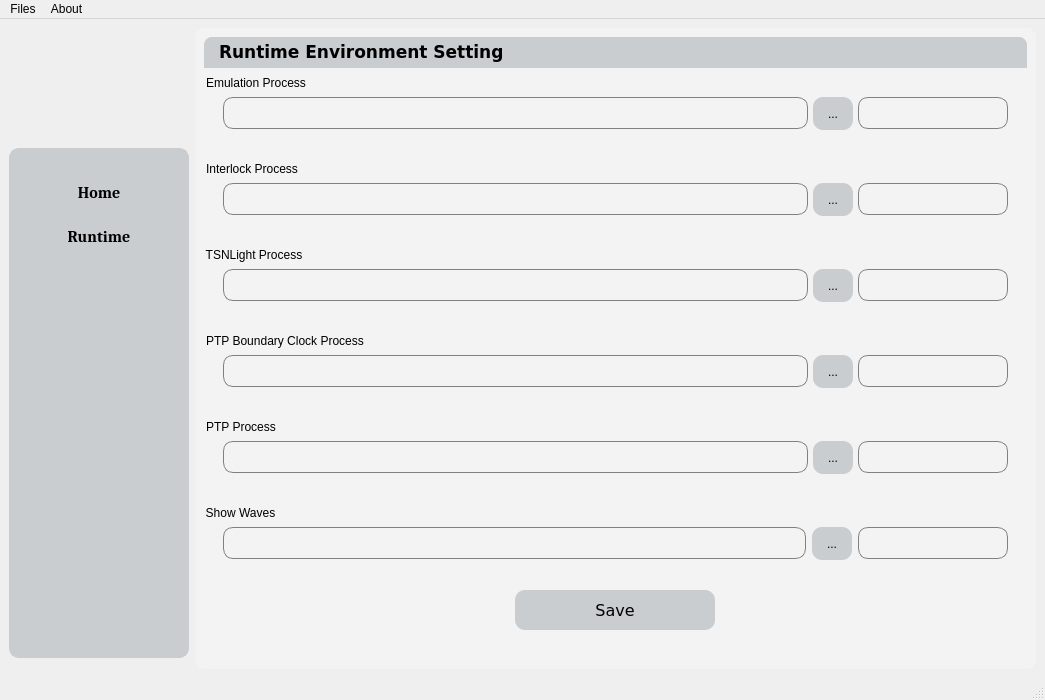
<?xml version="1.0" encoding="UTF-8"?>
<ui version="4.0">
 <class>MainWindow</class>
 <widget class="QMainWindow" name="MainWindow">
  <property name="enabled">
   <bool>true</bool>
  </property>
  <property name="geometry">
   <rect>
    <x>0</x>
    <y>0</y>
    <width>1045</width>
    <height>700</height>
   </rect>
  </property>
  <property name="sizePolicy">
   <sizepolicy hsizetype="Preferred" vsizetype="Preferred">
    <horstretch>0</horstretch>
    <verstretch>0</verstretch>
   </sizepolicy>
  </property>
  <property name="minimumSize">
   <size>
    <width>0</width>
    <height>0</height>
   </size>
  </property>
  <property name="maximumSize">
   <size>
    <width>16777215</width>
    <height>10000000</height>
   </size>
  </property>
  <property name="windowTitle">
   <string>OpenEmulator for TSN</string>
  </property>
  <property name="styleSheet">
   <string notr="true"/>
  </property>
  <property name="unifiedTitleAndToolBarOnMac">
   <bool>false</bool>
  </property>
  <widget class="QWidget" name="centralwidget">
   <property name="maximumSize">
    <size>
     <width>16777215</width>
     <height>16777215</height>
    </size>
   </property>
   <property name="styleSheet">
    <string notr="true"/>
   </property>
   <layout class="QHBoxLayout" name="horizontalLayout_5">
    <item>
     <layout class="QVBoxLayout" name="verticalLayout_5">
      <property name="spacing">
       <number>0</number>
      </property>
      <item>
       <widget class="QLabel" name="label">
        <property name="sizePolicy">
         <sizepolicy hsizetype="Fixed" vsizetype="Fixed">
          <horstretch>0</horstretch>
          <verstretch>1</verstretch>
         </sizepolicy>
        </property>
        <property name="minimumSize">
         <size>
          <width>180</width>
          <height>120</height>
         </size>
        </property>
        <property name="maximumSize">
         <size>
          <width>16777215</width>
          <height>16777215</height>
         </size>
        </property>
        <property name="contextMenuPolicy">
         <enum>Qt::DefaultContextMenu</enum>
        </property>
        <property name="layoutDirection">
         <enum>Qt::LeftToRight</enum>
        </property>
        <property name="autoFillBackground">
         <bool>false</bool>
        </property>
        <property name="text">
         <string/>
        </property>
        <property name="pixmap">
         <pixmap>../image/fenglin.gif</pixmap>
        </property>
        <property name="scaledContents">
         <bool>false</bool>
        </property>
        <property name="alignment">
         <set>Qt::AlignCenter</set>
        </property>
        <property name="indent">
         <number>0</number>
        </property>
       </widget>
      </item>
      <item alignment="Qt::AlignTop">
       <widget class="QListWidget" name="sideBar">
        <property name="sizePolicy">
         <sizepolicy hsizetype="Fixed" vsizetype="Fixed">
          <horstretch>0</horstretch>
          <verstretch>0</verstretch>
         </sizepolicy>
        </property>
        <property name="minimumSize">
         <size>
          <width>180</width>
          <height>510</height>
         </size>
        </property>
        <property name="maximumSize">
         <size>
          <width>150</width>
          <height>660</height>
         </size>
        </property>
        <property name="baseSize">
         <size>
          <width>0</width>
          <height>0</height>
         </size>
        </property>
        <property name="styleSheet">
         <string notr="true">QListView{
	border-radius:10px;
padding-top:20px;
background-color: #C9CDD0;
	border:2px solid #C9CDD0;

}
QListView::item{
height:40px;
margin-left:10px;
margin-right:10px;
	background-color: #C9CDD0;
padding-left:15px;
padding-right:15px;
	border:2px solid #C9CDD0;

}

QListView::item:hover
{
	border-radius:5px;
	border-bottom:2px solid  rgb(215, 219, 223);
}


QListView::item:selected
{
	border-radius:5px;
	border-bottom:2px solid  rgb(243, 243, 243) ;
}
</string>
        </property>
        <property name="horizontalScrollBarPolicy">
         <enum>Qt::ScrollBarAlwaysOff</enum>
        </property>
        <property name="autoScrollMargin">
         <number>16</number>
        </property>
        <property name="showDropIndicator" stdset="0">
         <bool>false</bool>
        </property>
        <property name="textElideMode">
         <enum>Qt::ElideMiddle</enum>
        </property>
        <property name="verticalScrollMode">
         <enum>QAbstractItemView::ScrollPerItem</enum>
        </property>
        <property name="movement">
         <enum>QListView::Static</enum>
        </property>
        <property name="flow">
         <enum>QListView::TopToBottom</enum>
        </property>
        <property name="isWrapping" stdset="0">
         <bool>false</bool>
        </property>
        <property name="layoutMode">
         <enum>QListView::SinglePass</enum>
        </property>
        <property name="spacing">
         <number>0</number>
        </property>
        <property name="viewMode">
         <enum>QListView::ListMode</enum>
        </property>
        <property name="selectionRectVisible">
         <bool>true</bool>
        </property>
        <property name="itemAlignment">
         <set>Qt::AlignCenter</set>
        </property>
        <property name="sortingEnabled">
         <bool>false</bool>
        </property>
        <item>
         <property name="text">
          <string>Home</string>
         </property>
         <property name="whatsThis">
          <string/>
         </property>
         <property name="font">
          <font>
           <family>Caladea</family>
           <pointsize>12</pointsize>
           <weight>75</weight>
           <bold>true</bold>
           <underline>false</underline>
          </font>
         </property>
         <property name="textAlignment">
          <set>AlignCenter</set>
         </property>
         <property name="background">
          <brush brushstyle="NoBrush">
           <color alpha="255">
            <red>0</red>
            <green>0</green>
            <blue>0</blue>
           </color>
          </brush>
         </property>
         <property name="icon">
          <iconset>
           <normaloff>../image/home.ico</normaloff>../image/home.ico</iconset>
         </property>
         <property name="flags">
          <set>ItemIsSelectable|ItemIsEnabled</set>
         </property>
        </item>
        <item>
         <property name="text">
          <string>Runtime</string>
         </property>
         <property name="font">
          <font>
           <family>Caladea</family>
           <pointsize>12</pointsize>
           <weight>75</weight>
           <bold>true</bold>
          </font>
         </property>
         <property name="textAlignment">
          <set>AlignCenter</set>
         </property>
         <property name="icon">
          <iconset>
           <normaloff>../image/setting.ico</normaloff>../image/setting.ico</iconset>
         </property>
        </item>
       </widget>
      </item>
      <item>
       <spacer name="verticalSpacer">
        <property name="orientation">
         <enum>Qt::Vertical</enum>
        </property>
        <property name="sizeHint" stdset="0">
         <size>
          <width>20</width>
          <height>40</height>
         </size>
        </property>
       </spacer>
      </item>
     </layout>
    </item>
    <item>
     <widget class="QStackedWidget" name="mainView">
      <property name="styleSheet">
       <string notr="true">border-radius:10px;
background-color: rgb(243, 243, 243);
</string>
      </property>
      <property name="currentIndex">
       <number>1</number>
      </property>
      <widget class="QWidget" name="page_3">
       <property name="styleSheet">
        <string notr="true">QPushButton{
	background-color: #c9cdd0;
	border-radius:10px;
}
QPushButton:hover{
	background-color: #b9bdc1;
	
}
QPushButton:pressed{
	background-color: #acb1b6;
	
}

</string>
       </property>
       <layout class="QHBoxLayout" name="horizontalLayout_11">
        <property name="leftMargin">
         <number>10</number>
        </property>
        <property name="topMargin">
         <number>10</number>
        </property>
        <property name="rightMargin">
         <number>10</number>
        </property>
        <property name="bottomMargin">
         <number>0</number>
        </property>
        <item>
         <layout class="QVBoxLayout" name="verticalLayout_2">
          <item>
           <widget class="QLabel" name="label_3">
            <property name="font">
             <font>
              <family>DejaVu Sans</family>
              <pointsize>13</pointsize>
              <weight>75</weight>
              <bold>true</bold>
             </font>
            </property>
            <property name="styleSheet">
             <string notr="true">background-color: #C9CDD0;
padding-top:5px;
padding-bottom:5px;
padding-left:10px;
padding-right:10px;
border-radius:0;
border-top-left-radius:8px;
border-top-right-radius:8px;</string>
            </property>
            <property name="text">
             <string>Current Emulation Progress</string>
            </property>
           </widget>
          </item>
          <item>
           <layout class="QHBoxLayout" name="horizontalLayout">
            <property name="bottomMargin">
             <number>0</number>
            </property>
            <item>
             <layout class="QVBoxLayout" name="verticalLayout">
              <item>
               <widget class="QLabel" name="simTimeValue">
                <property name="sizePolicy">
                 <sizepolicy hsizetype="Preferred" vsizetype="Preferred">
                  <horstretch>3</horstretch>
                  <verstretch>1</verstretch>
                 </sizepolicy>
                </property>
                <property name="font">
                 <font>
                  <family>DejaVu Sans</family>
                  <pointsize>13</pointsize>
                  <weight>75</weight>
                  <bold>true</bold>
                 </font>
                </property>
                <property name="text">
                 <string/>
                </property>
                <property name="alignment">
                 <set>Qt::AlignCenter</set>
                </property>
               </widget>
              </item>
              <item>
               <widget class="QLabel" name="simTimeLabel">
                <property name="sizePolicy">
                 <sizepolicy hsizetype="Preferred" vsizetype="Preferred">
                  <horstretch>1</horstretch>
                  <verstretch>1</verstretch>
                 </sizepolicy>
                </property>
                <property name="font">
                 <font>
                  <family>DejaVu Sans</family>
                  <pointsize>11</pointsize>
                  <weight>75</weight>
                  <bold>true</bold>
                 </font>
                </property>
                <property name="text">
                 <string>Simulation Time(us)</string>
                </property>
                <property name="alignment">
                 <set>Qt::AlignCenter</set>
                </property>
               </widget>
              </item>
             </layout>
            </item>
            <item>
             <layout class="QVBoxLayout" name="verticalLayout_3">
              <item>
               <widget class="QLabel" name="wallClockValue">
                <property name="sizePolicy">
                 <sizepolicy hsizetype="Preferred" vsizetype="Preferred">
                  <horstretch>4</horstretch>
                  <verstretch>1</verstretch>
                 </sizepolicy>
                </property>
                <property name="font">
                 <font>
                  <family>DejaVu Sans</family>
                  <pointsize>13</pointsize>
                  <weight>75</weight>
                  <bold>true</bold>
                 </font>
                </property>
                <property name="text">
                 <string/>
                </property>
                <property name="alignment">
                 <set>Qt::AlignCenter</set>
                </property>
               </widget>
              </item>
              <item>
               <widget class="QLabel" name="wallClockLabel">
                <property name="sizePolicy">
                 <sizepolicy hsizetype="Preferred" vsizetype="Preferred">
                  <horstretch>1</horstretch>
                  <verstretch>1</verstretch>
                 </sizepolicy>
                </property>
                <property name="font">
                 <font>
                  <family>DejaVu Sans</family>
                  <pointsize>11</pointsize>
                  <weight>75</weight>
                  <bold>true</bold>
                 </font>
                </property>
                <property name="text">
                 <string>Wall Clock(s)</string>
                </property>
                <property name="alignment">
                 <set>Qt::AlignCenter</set>
                </property>
               </widget>
              </item>
             </layout>
            </item>
            <item>
             <layout class="QVBoxLayout" name="verticalLayout_4">
              <item>
               <widget class="QLabel" name="timeScaleValue">
                <property name="sizePolicy">
                 <sizepolicy hsizetype="Preferred" vsizetype="Preferred">
                  <horstretch>9</horstretch>
                  <verstretch>1</verstretch>
                 </sizepolicy>
                </property>
                <property name="font">
                 <font>
                  <family>DejaVu Sans</family>
                  <pointsize>13</pointsize>
                  <weight>75</weight>
                  <bold>true</bold>
                 </font>
                </property>
                <property name="text">
                 <string/>
                </property>
                <property name="alignment">
                 <set>Qt::AlignCenter</set>
                </property>
               </widget>
              </item>
              <item>
               <widget class="QLabel" name="timeScaleLabel">
                <property name="sizePolicy">
                 <sizepolicy hsizetype="Preferred" vsizetype="Preferred">
                  <horstretch>1</horstretch>
                  <verstretch>1</verstretch>
                 </sizepolicy>
                </property>
                <property name="font">
                 <font>
                  <family>DejaVu Sans</family>
                  <pointsize>11</pointsize>
                  <weight>75</weight>
                  <bold>true</bold>
                 </font>
                </property>
                <property name="text">
                 <string>Time Scale(us/s)</string>
                </property>
                <property name="alignment">
                 <set>Qt::AlignCenter</set>
                </property>
               </widget>
              </item>
             </layout>
            </item>
           </layout>
          </item>
          <item>
           <widget class="QLabel" name="label_2">
            <property name="minimumSize">
             <size>
              <width>0</width>
              <height>30</height>
             </size>
            </property>
            <property name="maximumSize">
             <size>
              <width>16777215</width>
              <height>30</height>
             </size>
            </property>
            <property name="font">
             <font>
              <family>DejaVu Sans</family>
              <pointsize>12</pointsize>
              <weight>75</weight>
              <bold>true</bold>
             </font>
            </property>
            <property name="styleSheet">
             <string notr="true">background-color: #C9CDD0;
padding-top:5px;
padding-bottom:5px;
padding-left:10px;
padding-right:10px;
border-radius:0;
border-top-left-radius:8px;
border-top-right-radius:8px;</string>
            </property>
            <property name="text">
             <string>Runnig Log Windows</string>
            </property>
           </widget>
          </item>
          <item>
           <layout class="QHBoxLayout" name="horizontalLayout_2">
            <property name="spacing">
             <number>15</number>
            </property>
            <item>
             <widget class="QTextBrowser" name="runningLog_1">
              <property name="minimumSize">
               <size>
                <width>400</width>
                <height>200</height>
               </size>
              </property>
              <property name="styleSheet">
               <string notr="true">border:2px solid #C9CDD0;
border-radius:10px;
background-color: white;</string>
              </property>
             </widget>
            </item>
            <item>
             <widget class="QTextBrowser" name="runningLog_2">
              <property name="minimumSize">
               <size>
                <width>400</width>
                <height>200</height>
               </size>
              </property>
              <property name="styleSheet">
               <string notr="true">border:2px solid #C9CDD0;
border-radius:10px;
background-color: white;</string>
              </property>
             </widget>
            </item>
           </layout>
          </item>
          <item>
           <layout class="QHBoxLayout" name="horizontalLayout_3">
            <property name="spacing">
             <number>15</number>
            </property>
            <property name="topMargin">
             <number>5</number>
            </property>
            <item>
             <widget class="QTextBrowser" name="runningLog_3">
              <property name="minimumSize">
               <size>
                <width>400</width>
                <height>200</height>
               </size>
              </property>
              <property name="styleSheet">
               <string notr="true">border:2px solid #C9CDD0;
border-radius:10px;
background-color: white;</string>
              </property>
             </widget>
            </item>
            <item>
             <widget class="QTextBrowser" name="runningLog_4">
              <property name="minimumSize">
               <size>
                <width>400</width>
                <height>200</height>
               </size>
              </property>
              <property name="styleSheet">
               <string notr="true">border:2px solid #C9CDD0;
border-radius:10px;
background-color: white;</string>
              </property>
             </widget>
            </item>
           </layout>
          </item>
          <item>
           <layout class="QHBoxLayout" name="horizontalLayout_4">
            <property name="spacing">
             <number>0</number>
            </property>
            <property name="topMargin">
             <number>10</number>
            </property>
            <property name="bottomMargin">
             <number>10</number>
            </property>
            <item>
             <widget class="QPushButton" name="startupBut">
              <property name="sizePolicy">
               <sizepolicy hsizetype="Preferred" vsizetype="Preferred">
                <horstretch>0</horstretch>
                <verstretch>2</verstretch>
               </sizepolicy>
              </property>
              <property name="minimumSize">
               <size>
                <width>200</width>
                <height>40</height>
               </size>
              </property>
              <property name="maximumSize">
               <size>
                <width>200</width>
                <height>40</height>
               </size>
              </property>
              <property name="font">
               <font>
                <family>DejaVu Sans</family>
                <pointsize>12</pointsize>
                <weight>50</weight>
                <bold>false</bold>
               </font>
              </property>
              <property name="layoutDirection">
               <enum>Qt::LeftToRight</enum>
              </property>
              <property name="styleSheet">
               <string notr="true"/>
              </property>
              <property name="text">
               <string>Startup</string>
              </property>
             </widget>
            </item>
            <item>
             <widget class="QPushButton" name="stopBut">
              <property name="sizePolicy">
               <sizepolicy hsizetype="Preferred" vsizetype="Preferred">
                <horstretch>0</horstretch>
                <verstretch>2</verstretch>
               </sizepolicy>
              </property>
              <property name="minimumSize">
               <size>
                <width>200</width>
                <height>40</height>
               </size>
              </property>
              <property name="maximumSize">
               <size>
                <width>200</width>
                <height>40</height>
               </size>
              </property>
              <property name="font">
               <font>
                <family>DejaVu Sans</family>
                <pointsize>12</pointsize>
                <weight>50</weight>
                <bold>false</bold>
               </font>
              </property>
              <property name="styleSheet">
               <string notr="true"/>
              </property>
              <property name="text">
               <string>Stop</string>
              </property>
             </widget>
            </item>
            <item>
             <widget class="QPushButton" name="showWavesBut">
              <property name="sizePolicy">
               <sizepolicy hsizetype="Preferred" vsizetype="Preferred">
                <horstretch>2</horstretch>
                <verstretch>2</verstretch>
               </sizepolicy>
              </property>
              <property name="minimumSize">
               <size>
                <width>200</width>
                <height>40</height>
               </size>
              </property>
              <property name="maximumSize">
               <size>
                <width>200</width>
                <height>40</height>
               </size>
              </property>
              <property name="font">
               <font>
                <family>DejaVu Sans</family>
                <pointsize>12</pointsize>
                <weight>50</weight>
                <bold>false</bold>
               </font>
              </property>
              <property name="styleSheet">
               <string notr="true"/>
              </property>
              <property name="text">
               <string>ShowWaves</string>
              </property>
             </widget>
            </item>
           </layout>
          </item>
         </layout>
        </item>
       </layout>
      </widget>
      <widget class="QWidget" name="page_4">
       <property name="styleSheet">
        <string notr="true">QPushButton{
	background-color: #c9cdd0;
	border-radius:10px;
}
QPushButton:hover{
	background-color: #b9bdc1;
	
}
QPushButton:pressed{
	background-color: #acb1b6;
	
}

QToolButton{
	background-color: #c9cdd0;
	border-radius:10px;
	height:30px;
}
QToolButton:hover{
	background-color: #b9bdc1;
	
}
QToolButton:pressed{
	background-color: #acb1b6;
	
}

QLineEdit{
	border:1px solid  grey;
	height:30px;
}
</string>
       </property>
       <layout class="QVBoxLayout" name="verticalLayout_11">
        <item>
         <widget class="QLabel" name="label_4">
          <property name="sizePolicy">
           <sizepolicy hsizetype="Preferred" vsizetype="Fixed">
            <horstretch>0</horstretch>
            <verstretch>0</verstretch>
           </sizepolicy>
          </property>
          <property name="minimumSize">
           <size>
            <width>0</width>
            <height>31</height>
           </size>
          </property>
          <property name="maximumSize">
           <size>
            <width>16777215</width>
            <height>31</height>
           </size>
          </property>
          <property name="font">
           <font>
            <family>DejaVu Sans</family>
            <pointsize>13</pointsize>
            <weight>75</weight>
            <bold>true</bold>
           </font>
          </property>
          <property name="styleSheet">
           <string notr="true">background-color: #C9CDD0;
padding-top:5px;
padding-bottom:5px;
padding-left:10px;
padding-right:10px;
border-radius:0;
border-top-left-radius:8px;
border-top-right-radius:8px;</string>
          </property>
          <property name="text">
           <string>Runtime Environment Setting</string>
          </property>
         </widget>
        </item>
        <item>
         <widget class="QGroupBox" name="groupBox">
          <property name="minimumSize">
           <size>
            <width>0</width>
            <height>80</height>
           </size>
          </property>
          <property name="maximumSize">
           <size>
            <width>16777215</width>
            <height>80</height>
           </size>
          </property>
          <property name="title">
           <string>Emulation Process</string>
          </property>
          <layout class="QVBoxLayout" name="verticalLayout_6">
           <item>
            <layout class="QHBoxLayout" name="horizontalLayout_6">
             <property name="spacing">
              <number>5</number>
             </property>
             <property name="leftMargin">
              <number>10</number>
             </property>
             <property name="rightMargin">
              <number>10</number>
             </property>
             <item>
              <widget class="QLineEdit" name="emuPath"/>
             </item>
             <item>
              <widget class="QToolButton" name="emuPathSelBut">
               <property name="minimumSize">
                <size>
                 <width>40</width>
                 <height>0</height>
                </size>
               </property>
               <property name="maximumSize">
                <size>
                 <width>40</width>
                 <height>16777215</height>
                </size>
               </property>
               <property name="text">
                <string>...</string>
               </property>
              </widget>
             </item>
             <item>
              <widget class="QLineEdit" name="emuCmd">
               <property name="minimumSize">
                <size>
                 <width>150</width>
                 <height>0</height>
                </size>
               </property>
               <property name="maximumSize">
                <size>
                 <width>150</width>
                 <height>16777215</height>
                </size>
               </property>
              </widget>
             </item>
            </layout>
           </item>
          </layout>
         </widget>
        </item>
        <item>
         <widget class="QGroupBox" name="groupBox_2">
          <property name="minimumSize">
           <size>
            <width>0</width>
            <height>80</height>
           </size>
          </property>
          <property name="maximumSize">
           <size>
            <width>16777215</width>
            <height>80</height>
           </size>
          </property>
          <property name="title">
           <string>Interlock Process</string>
          </property>
          <layout class="QVBoxLayout" name="verticalLayout_7">
           <property name="topMargin">
            <number>9</number>
           </property>
           <property name="bottomMargin">
            <number>9</number>
           </property>
           <item>
            <layout class="QHBoxLayout" name="horizontalLayout_7">
             <property name="spacing">
              <number>5</number>
             </property>
             <property name="leftMargin">
              <number>10</number>
             </property>
             <property name="rightMargin">
              <number>10</number>
             </property>
             <item>
              <widget class="QLineEdit" name="lockPath"/>
             </item>
             <item>
              <widget class="QToolButton" name="lockPathSelBut">
               <property name="minimumSize">
                <size>
                 <width>40</width>
                 <height>0</height>
                </size>
               </property>
               <property name="maximumSize">
                <size>
                 <width>40</width>
                 <height>16777215</height>
                </size>
               </property>
               <property name="text">
                <string>...</string>
               </property>
              </widget>
             </item>
             <item>
              <widget class="QLineEdit" name="lockCmd">
               <property name="minimumSize">
                <size>
                 <width>150</width>
                 <height>0</height>
                </size>
               </property>
               <property name="maximumSize">
                <size>
                 <width>150</width>
                 <height>16777215</height>
                </size>
               </property>
              </widget>
             </item>
            </layout>
           </item>
          </layout>
         </widget>
        </item>
        <item>
         <widget class="QGroupBox" name="groupBox_3">
          <property name="minimumSize">
           <size>
            <width>0</width>
            <height>80</height>
           </size>
          </property>
          <property name="maximumSize">
           <size>
            <width>16777215</width>
            <height>80</height>
           </size>
          </property>
          <property name="title">
           <string>TSNLight Process</string>
          </property>
          <layout class="QVBoxLayout" name="verticalLayout_8">
           <item>
            <layout class="QHBoxLayout" name="horizontalLayout_8">
             <property name="spacing">
              <number>5</number>
             </property>
             <property name="leftMargin">
              <number>10</number>
             </property>
             <property name="rightMargin">
              <number>10</number>
             </property>
             <item>
              <widget class="QLineEdit" name="tsnlightPath"/>
             </item>
             <item>
              <widget class="QToolButton" name="tsnlightPathSelBut">
               <property name="minimumSize">
                <size>
                 <width>40</width>
                 <height>0</height>
                </size>
               </property>
               <property name="maximumSize">
                <size>
                 <width>40</width>
                 <height>16777215</height>
                </size>
               </property>
               <property name="text">
                <string>...</string>
               </property>
              </widget>
             </item>
             <item>
              <widget class="QLineEdit" name="tsnlightCmd">
               <property name="minimumSize">
                <size>
                 <width>150</width>
                 <height>0</height>
                </size>
               </property>
               <property name="maximumSize">
                <size>
                 <width>150</width>
                 <height>16777215</height>
                </size>
               </property>
              </widget>
             </item>
            </layout>
           </item>
          </layout>
         </widget>
        </item>
        <item>
         <widget class="QGroupBox" name="groupBox_4">
          <property name="minimumSize">
           <size>
            <width>0</width>
            <height>80</height>
           </size>
          </property>
          <property name="maximumSize">
           <size>
            <width>16777215</width>
            <height>80</height>
           </size>
          </property>
          <property name="title">
           <string>PTP Boundary Clock Process</string>
          </property>
          <layout class="QVBoxLayout" name="verticalLayout_9">
           <property name="spacing">
            <number>0</number>
           </property>
           <property name="topMargin">
            <number>9</number>
           </property>
           <property name="bottomMargin">
            <number>9</number>
           </property>
           <item>
            <layout class="QHBoxLayout" name="horizontalLayout_9">
             <property name="spacing">
              <number>5</number>
             </property>
             <property name="leftMargin">
              <number>10</number>
             </property>
             <property name="rightMargin">
              <number>10</number>
             </property>
             <item>
              <widget class="QLineEdit" name="ptpBcPath"/>
             </item>
             <item>
              <widget class="QToolButton" name="ptpBcPathSelBut">
               <property name="minimumSize">
                <size>
                 <width>40</width>
                 <height>0</height>
                </size>
               </property>
               <property name="maximumSize">
                <size>
                 <width>40</width>
                 <height>16777215</height>
                </size>
               </property>
               <property name="text">
                <string>...</string>
               </property>
              </widget>
             </item>
             <item>
              <widget class="QLineEdit" name="ptpBcCmd">
               <property name="minimumSize">
                <size>
                 <width>150</width>
                 <height>0</height>
                </size>
               </property>
               <property name="maximumSize">
                <size>
                 <width>150</width>
                 <height>16777215</height>
                </size>
               </property>
              </widget>
             </item>
            </layout>
           </item>
          </layout>
         </widget>
        </item>
        <item>
         <widget class="QGroupBox" name="groupBox_5">
          <property name="minimumSize">
           <size>
            <width>0</width>
            <height>80</height>
           </size>
          </property>
          <property name="maximumSize">
           <size>
            <width>16777215</width>
            <height>80</height>
           </size>
          </property>
          <property name="title">
           <string>PTP Process</string>
          </property>
          <layout class="QVBoxLayout" name="verticalLayout_10">
           <property name="topMargin">
            <number>9</number>
           </property>
           <property name="bottomMargin">
            <number>9</number>
           </property>
           <item>
            <layout class="QHBoxLayout" name="horizontalLayout_10">
             <property name="spacing">
              <number>5</number>
             </property>
             <property name="leftMargin">
              <number>10</number>
             </property>
             <property name="rightMargin">
              <number>10</number>
             </property>
             <item>
              <widget class="QLineEdit" name="ptpPath">
               <property name="sizePolicy">
                <sizepolicy hsizetype="Expanding" vsizetype="Fixed">
                 <horstretch>0</horstretch>
                 <verstretch>4</verstretch>
                </sizepolicy>
               </property>
              </widget>
             </item>
             <item>
              <widget class="QToolButton" name="ptpPathSelBut">
               <property name="sizePolicy">
                <sizepolicy hsizetype="Fixed" vsizetype="Fixed">
                 <horstretch>0</horstretch>
                 <verstretch>2</verstretch>
                </sizepolicy>
               </property>
               <property name="minimumSize">
                <size>
                 <width>40</width>
                 <height>0</height>
                </size>
               </property>
               <property name="maximumSize">
                <size>
                 <width>40</width>
                 <height>16777215</height>
                </size>
               </property>
               <property name="text">
                <string>...</string>
               </property>
              </widget>
             </item>
             <item>
              <widget class="QLineEdit" name="ptpCmd">
               <property name="sizePolicy">
                <sizepolicy hsizetype="Expanding" vsizetype="Fixed">
                 <horstretch>0</horstretch>
                 <verstretch>4</verstretch>
                </sizepolicy>
               </property>
               <property name="minimumSize">
                <size>
                 <width>150</width>
                 <height>0</height>
                </size>
               </property>
               <property name="maximumSize">
                <size>
                 <width>150</width>
                 <height>16777215</height>
                </size>
               </property>
              </widget>
             </item>
            </layout>
           </item>
          </layout>
         </widget>
        </item>
        <item>
         <widget class="QGroupBox" name="groupBox_6">
          <property name="minimumSize">
           <size>
            <width>0</width>
            <height>80</height>
           </size>
          </property>
          <property name="maximumSize">
           <size>
            <width>16777215</width>
            <height>80</height>
           </size>
          </property>
          <property name="title">
           <string>Show Waves</string>
          </property>
          <layout class="QVBoxLayout" name="verticalLayout_12">
           <property name="leftMargin">
            <number>9</number>
           </property>
           <property name="rightMargin">
            <number>9</number>
           </property>
           <item>
            <layout class="QHBoxLayout" name="horizontalLayout_12">
             <property name="leftMargin">
              <number>10</number>
             </property>
             <property name="rightMargin">
              <number>10</number>
             </property>
             <item>
              <widget class="QLineEdit" name="wavePath">
               <property name="sizePolicy">
                <sizepolicy hsizetype="Expanding" vsizetype="Fixed">
                 <horstretch>0</horstretch>
                 <verstretch>4</verstretch>
                </sizepolicy>
               </property>
              </widget>
             </item>
             <item>
              <widget class="QToolButton" name="wavePathSelBut">
               <property name="sizePolicy">
                <sizepolicy hsizetype="Fixed" vsizetype="Fixed">
                 <horstretch>0</horstretch>
                 <verstretch>2</verstretch>
                </sizepolicy>
               </property>
               <property name="minimumSize">
                <size>
                 <width>40</width>
                 <height>0</height>
                </size>
               </property>
               <property name="maximumSize">
                <size>
                 <width>40</width>
                 <height>16777215</height>
                </size>
               </property>
               <property name="text">
                <string>...</string>
               </property>
              </widget>
             </item>
             <item>
              <widget class="QLineEdit" name="waveCmd">
               <property name="sizePolicy">
                <sizepolicy hsizetype="Expanding" vsizetype="Fixed">
                 <horstretch>0</horstretch>
                 <verstretch>4</verstretch>
                </sizepolicy>
               </property>
               <property name="minimumSize">
                <size>
                 <width>150</width>
                 <height>0</height>
                </size>
               </property>
               <property name="maximumSize">
                <size>
                 <width>150</width>
                 <height>16777215</height>
                </size>
               </property>
              </widget>
             </item>
            </layout>
           </item>
          </layout>
         </widget>
        </item>
        <item>
         <layout class="QHBoxLayout" name="horizontalLayout_13">
          <property name="spacing">
           <number>0</number>
          </property>
          <property name="topMargin">
           <number>0</number>
          </property>
          <item>
           <widget class="QPushButton" name="runtimeSaveBut">
            <property name="minimumSize">
             <size>
              <width>200</width>
              <height>40</height>
             </size>
            </property>
            <property name="maximumSize">
             <size>
              <width>200</width>
              <height>40</height>
             </size>
            </property>
            <property name="font">
             <font>
              <family>DejaVu Sans</family>
              <pointsize>12</pointsize>
             </font>
            </property>
            <property name="styleSheet">
             <string notr="true"/>
            </property>
            <property name="text">
             <string>Save</string>
            </property>
           </widget>
          </item>
         </layout>
        </item>
        <item>
         <spacer name="verticalSpacer_2">
          <property name="orientation">
           <enum>Qt::Vertical</enum>
          </property>
          <property name="sizeHint" stdset="0">
           <size>
            <width>20</width>
            <height>40</height>
           </size>
          </property>
         </spacer>
        </item>
       </layout>
      </widget>
     </widget>
    </item>
   </layout>
  </widget>
  <widget class="QMenuBar" name="menubar">
   <property name="geometry">
    <rect>
     <x>0</x>
     <y>0</y>
     <width>1045</width>
     <height>25</height>
    </rect>
   </property>
   <widget class="QMenu" name="menuFiles">
    <property name="title">
     <string>Files</string>
    </property>
    <addaction name="actionOpen"/>
    <addaction name="actionExit"/>
   </widget>
   <widget class="QMenu" name="menuAbout">
    <property name="title">
     <string>About</string>
    </property>
    <addaction name="actionAbout_OpenEmulator"/>
    <addaction name="actionAbout_OpenTSN"/>
   </widget>
   <addaction name="menuFiles"/>
   <addaction name="menuAbout"/>
  </widget>
  <widget class="QStatusBar" name="statusbar"/>
  <action name="actionOpen">
   <property name="text">
    <string>Open</string>
   </property>
  </action>
  <action name="actionExit">
   <property name="text">
    <string>Exit</string>
   </property>
  </action>
  <action name="actionAbout_OpenEmulator">
   <property name="text">
    <string>About OpenEmulator</string>
   </property>
  </action>
  <action name="actionAbout_OpenTSN">
   <property name="text">
    <string>About OpenTSN</string>
   </property>
  </action>
 </widget>
 <resources/>
 <connections/>
</ui>
